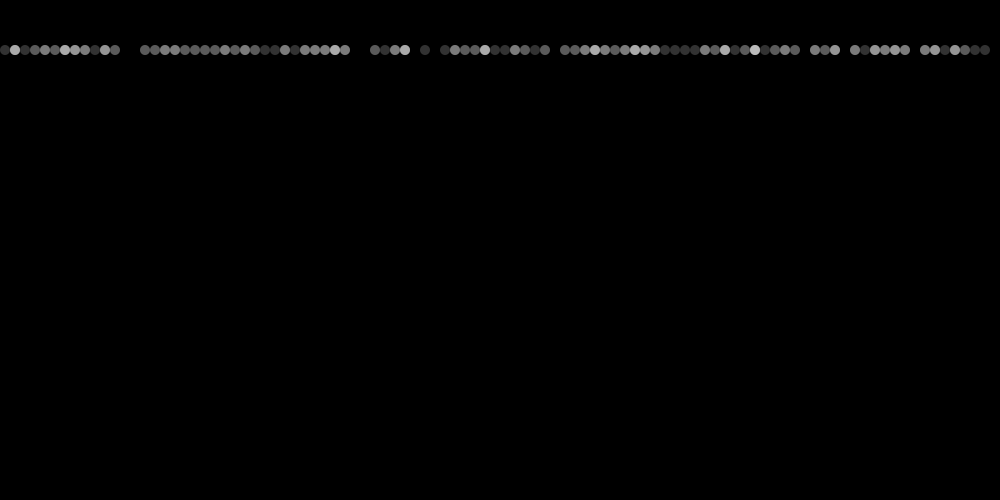
Frame 1 (no input)
Frame 60 (the mouse pressed at the canvas centre just before this capture): identical to frame 1, image omitted
Frame 120 (the mouse held since frame 60 and released just before this capture): identical to frame 1, image omitted

The Processing sketch that drew this single still picture (run headless with seeded random() and noise(); from frame 60 on, the mouse is pressed at the canvas centre):

// Processing sketch: _12_viz_2_random
// ── _12_viz_2_random.pde
int[] randomNumbers = new int[225];

void setup() {
  size(1000, 500);
  smooth();
  noStroke();
  
  for (int i=0; i<randomNumbers.length; i++) {
    randomNumbers[i] = floor(random(0, 100));
  }
  
}

void draw() {
  background(0);
  fill(255, 50);
  for(int i=0; i<randomNumbers.length; i++) {
    float x = map(randomNumbers[i], 0, 100, 0, width);
    ellipse(x+5, 50, 10, 10);
  }
}
